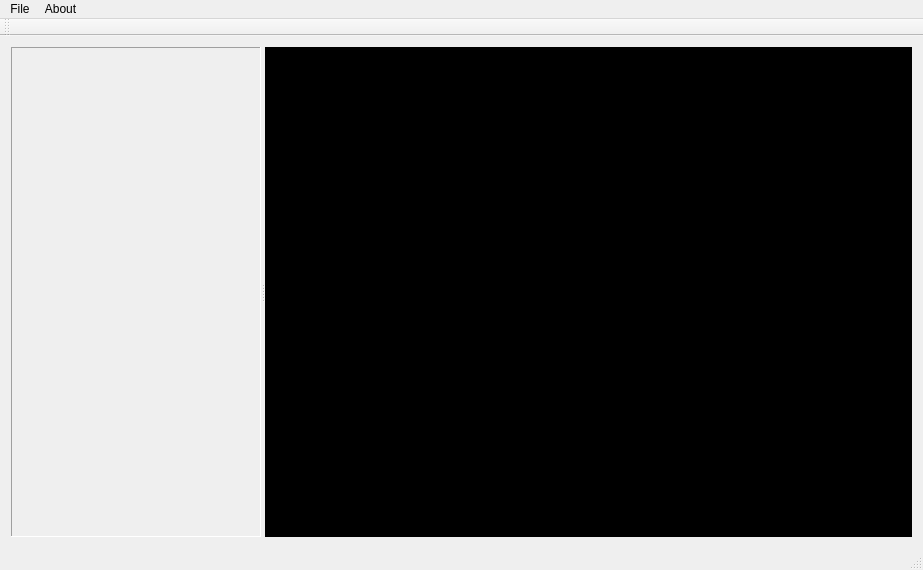
<?xml version="1.0" encoding="UTF-8"?>
<ui version="4.0">
 <class>GoldsrcRendererClass</class>
 <widget class="QMainWindow" name="GoldsrcRendererClass">
  <property name="geometry">
   <rect>
    <x>0</x>
    <y>0</y>
    <width>923</width>
    <height>570</height>
   </rect>
  </property>
  <property name="windowTitle">
   <string>GoldsrcRenderer</string>
  </property>
  <property name="animated">
   <bool>true</bool>
  </property>
  <widget class="QWidget" name="centralWidget">
   <layout class="QHBoxLayout" name="horizontalLayout">
    <item>
     <widget class="QSplitter" name="splitter">
      <property name="orientation">
       <enum>Qt::Horizontal</enum>
      </property>
      <widget class="QFrame" name="verticalFrame">
       <property name="minimumSize">
        <size>
         <width>150</width>
         <height>0</height>
        </size>
       </property>
       <property name="maximumSize">
        <size>
         <width>250</width>
         <height>16777215</height>
        </size>
       </property>
       <property name="frameShape">
        <enum>QFrame::Panel</enum>
       </property>
       <property name="frameShadow">
        <enum>QFrame::Sunken</enum>
       </property>
       <property name="lineWidth">
        <number>1</number>
       </property>
      </widget>
      <widget class="QWidget" name="vulkan" native="true">
       <property name="palette">
        <palette>
         <active>
          <colorrole role="WindowText">
           <brush brushstyle="SolidPattern">
            <color alpha="255">
             <red>255</red>
             <green>255</green>
             <blue>255</blue>
            </color>
           </brush>
          </colorrole>
          <colorrole role="Button">
           <brush brushstyle="SolidPattern">
            <color alpha="255">
             <red>0</red>
             <green>0</green>
             <blue>0</blue>
            </color>
           </brush>
          </colorrole>
          <colorrole role="Light">
           <brush brushstyle="SolidPattern">
            <color alpha="255">
             <red>0</red>
             <green>0</green>
             <blue>0</blue>
            </color>
           </brush>
          </colorrole>
          <colorrole role="Midlight">
           <brush brushstyle="SolidPattern">
            <color alpha="255">
             <red>0</red>
             <green>0</green>
             <blue>0</blue>
            </color>
           </brush>
          </colorrole>
          <colorrole role="Dark">
           <brush brushstyle="SolidPattern">
            <color alpha="255">
             <red>0</red>
             <green>0</green>
             <blue>0</blue>
            </color>
           </brush>
          </colorrole>
          <colorrole role="Mid">
           <brush brushstyle="SolidPattern">
            <color alpha="255">
             <red>0</red>
             <green>0</green>
             <blue>0</blue>
            </color>
           </brush>
          </colorrole>
          <colorrole role="Text">
           <brush brushstyle="SolidPattern">
            <color alpha="255">
             <red>255</red>
             <green>255</green>
             <blue>255</blue>
            </color>
           </brush>
          </colorrole>
          <colorrole role="BrightText">
           <brush brushstyle="SolidPattern">
            <color alpha="255">
             <red>255</red>
             <green>255</green>
             <blue>255</blue>
            </color>
           </brush>
          </colorrole>
          <colorrole role="ButtonText">
           <brush brushstyle="SolidPattern">
            <color alpha="255">
             <red>255</red>
             <green>255</green>
             <blue>255</blue>
            </color>
           </brush>
          </colorrole>
          <colorrole role="Base">
           <brush brushstyle="SolidPattern">
            <color alpha="255">
             <red>0</red>
             <green>0</green>
             <blue>0</blue>
            </color>
           </brush>
          </colorrole>
          <colorrole role="Window">
           <brush brushstyle="SolidPattern">
            <color alpha="255">
             <red>0</red>
             <green>0</green>
             <blue>0</blue>
            </color>
           </brush>
          </colorrole>
          <colorrole role="Shadow">
           <brush brushstyle="SolidPattern">
            <color alpha="255">
             <red>0</red>
             <green>0</green>
             <blue>0</blue>
            </color>
           </brush>
          </colorrole>
          <colorrole role="AlternateBase">
           <brush brushstyle="SolidPattern">
            <color alpha="255">
             <red>0</red>
             <green>0</green>
             <blue>0</blue>
            </color>
           </brush>
          </colorrole>
          <colorrole role="ToolTipBase">
           <brush brushstyle="SolidPattern">
            <color alpha="255">
             <red>255</red>
             <green>255</green>
             <blue>220</blue>
            </color>
           </brush>
          </colorrole>
          <colorrole role="ToolTipText">
           <brush brushstyle="SolidPattern">
            <color alpha="255">
             <red>0</red>
             <green>0</green>
             <blue>0</blue>
            </color>
           </brush>
          </colorrole>
          <colorrole role="PlaceholderText">
           <brush brushstyle="SolidPattern">
            <color alpha="128">
             <red>255</red>
             <green>255</green>
             <blue>255</blue>
            </color>
           </brush>
          </colorrole>
         </active>
         <inactive>
          <colorrole role="WindowText">
           <brush brushstyle="SolidPattern">
            <color alpha="255">
             <red>255</red>
             <green>255</green>
             <blue>255</blue>
            </color>
           </brush>
          </colorrole>
          <colorrole role="Button">
           <brush brushstyle="SolidPattern">
            <color alpha="255">
             <red>0</red>
             <green>0</green>
             <blue>0</blue>
            </color>
           </brush>
          </colorrole>
          <colorrole role="Light">
           <brush brushstyle="SolidPattern">
            <color alpha="255">
             <red>0</red>
             <green>0</green>
             <blue>0</blue>
            </color>
           </brush>
          </colorrole>
          <colorrole role="Midlight">
           <brush brushstyle="SolidPattern">
            <color alpha="255">
             <red>0</red>
             <green>0</green>
             <blue>0</blue>
            </color>
           </brush>
          </colorrole>
          <colorrole role="Dark">
           <brush brushstyle="SolidPattern">
            <color alpha="255">
             <red>0</red>
             <green>0</green>
             <blue>0</blue>
            </color>
           </brush>
          </colorrole>
          <colorrole role="Mid">
           <brush brushstyle="SolidPattern">
            <color alpha="255">
             <red>0</red>
             <green>0</green>
             <blue>0</blue>
            </color>
           </brush>
          </colorrole>
          <colorrole role="Text">
           <brush brushstyle="SolidPattern">
            <color alpha="255">
             <red>255</red>
             <green>255</green>
             <blue>255</blue>
            </color>
           </brush>
          </colorrole>
          <colorrole role="BrightText">
           <brush brushstyle="SolidPattern">
            <color alpha="255">
             <red>255</red>
             <green>255</green>
             <blue>255</blue>
            </color>
           </brush>
          </colorrole>
          <colorrole role="ButtonText">
           <brush brushstyle="SolidPattern">
            <color alpha="255">
             <red>255</red>
             <green>255</green>
             <blue>255</blue>
            </color>
           </brush>
          </colorrole>
          <colorrole role="Base">
           <brush brushstyle="SolidPattern">
            <color alpha="255">
             <red>0</red>
             <green>0</green>
             <blue>0</blue>
            </color>
           </brush>
          </colorrole>
          <colorrole role="Window">
           <brush brushstyle="SolidPattern">
            <color alpha="255">
             <red>0</red>
             <green>0</green>
             <blue>0</blue>
            </color>
           </brush>
          </colorrole>
          <colorrole role="Shadow">
           <brush brushstyle="SolidPattern">
            <color alpha="255">
             <red>0</red>
             <green>0</green>
             <blue>0</blue>
            </color>
           </brush>
          </colorrole>
          <colorrole role="AlternateBase">
           <brush brushstyle="SolidPattern">
            <color alpha="255">
             <red>0</red>
             <green>0</green>
             <blue>0</blue>
            </color>
           </brush>
          </colorrole>
          <colorrole role="ToolTipBase">
           <brush brushstyle="SolidPattern">
            <color alpha="255">
             <red>255</red>
             <green>255</green>
             <blue>220</blue>
            </color>
           </brush>
          </colorrole>
          <colorrole role="ToolTipText">
           <brush brushstyle="SolidPattern">
            <color alpha="255">
             <red>0</red>
             <green>0</green>
             <blue>0</blue>
            </color>
           </brush>
          </colorrole>
          <colorrole role="PlaceholderText">
           <brush brushstyle="SolidPattern">
            <color alpha="128">
             <red>255</red>
             <green>255</green>
             <blue>255</blue>
            </color>
           </brush>
          </colorrole>
         </inactive>
         <disabled>
          <colorrole role="WindowText">
           <brush brushstyle="SolidPattern">
            <color alpha="255">
             <red>0</red>
             <green>0</green>
             <blue>0</blue>
            </color>
           </brush>
          </colorrole>
          <colorrole role="Button">
           <brush brushstyle="SolidPattern">
            <color alpha="255">
             <red>0</red>
             <green>0</green>
             <blue>0</blue>
            </color>
           </brush>
          </colorrole>
          <colorrole role="Light">
           <brush brushstyle="SolidPattern">
            <color alpha="255">
             <red>0</red>
             <green>0</green>
             <blue>0</blue>
            </color>
           </brush>
          </colorrole>
          <colorrole role="Midlight">
           <brush brushstyle="SolidPattern">
            <color alpha="255">
             <red>0</red>
             <green>0</green>
             <blue>0</blue>
            </color>
           </brush>
          </colorrole>
          <colorrole role="Dark">
           <brush brushstyle="SolidPattern">
            <color alpha="255">
             <red>0</red>
             <green>0</green>
             <blue>0</blue>
            </color>
           </brush>
          </colorrole>
          <colorrole role="Mid">
           <brush brushstyle="SolidPattern">
            <color alpha="255">
             <red>0</red>
             <green>0</green>
             <blue>0</blue>
            </color>
           </brush>
          </colorrole>
          <colorrole role="Text">
           <brush brushstyle="SolidPattern">
            <color alpha="255">
             <red>0</red>
             <green>0</green>
             <blue>0</blue>
            </color>
           </brush>
          </colorrole>
          <colorrole role="BrightText">
           <brush brushstyle="SolidPattern">
            <color alpha="255">
             <red>255</red>
             <green>255</green>
             <blue>255</blue>
            </color>
           </brush>
          </colorrole>
          <colorrole role="ButtonText">
           <brush brushstyle="SolidPattern">
            <color alpha="255">
             <red>0</red>
             <green>0</green>
             <blue>0</blue>
            </color>
           </brush>
          </colorrole>
          <colorrole role="Base">
           <brush brushstyle="SolidPattern">
            <color alpha="255">
             <red>0</red>
             <green>0</green>
             <blue>0</blue>
            </color>
           </brush>
          </colorrole>
          <colorrole role="Window">
           <brush brushstyle="SolidPattern">
            <color alpha="255">
             <red>0</red>
             <green>0</green>
             <blue>0</blue>
            </color>
           </brush>
          </colorrole>
          <colorrole role="Shadow">
           <brush brushstyle="SolidPattern">
            <color alpha="255">
             <red>0</red>
             <green>0</green>
             <blue>0</blue>
            </color>
           </brush>
          </colorrole>
          <colorrole role="AlternateBase">
           <brush brushstyle="SolidPattern">
            <color alpha="255">
             <red>0</red>
             <green>0</green>
             <blue>0</blue>
            </color>
           </brush>
          </colorrole>
          <colorrole role="ToolTipBase">
           <brush brushstyle="SolidPattern">
            <color alpha="255">
             <red>255</red>
             <green>255</green>
             <blue>220</blue>
            </color>
           </brush>
          </colorrole>
          <colorrole role="ToolTipText">
           <brush brushstyle="SolidPattern">
            <color alpha="255">
             <red>0</red>
             <green>0</green>
             <blue>0</blue>
            </color>
           </brush>
          </colorrole>
          <colorrole role="PlaceholderText">
           <brush brushstyle="SolidPattern">
            <color alpha="128">
             <red>255</red>
             <green>255</green>
             <blue>255</blue>
            </color>
           </brush>
          </colorrole>
         </disabled>
        </palette>
       </property>
       <property name="autoFillBackground">
        <bool>true</bool>
       </property>
      </widget>
     </widget>
    </item>
   </layout>
  </widget>
  <widget class="QMenuBar" name="menuBar">
   <property name="geometry">
    <rect>
     <x>0</x>
     <y>0</y>
     <width>923</width>
     <height>26</height>
    </rect>
   </property>
   <widget class="QMenu" name="menu">
    <property name="title">
     <string>File</string>
    </property>
    <addaction name="actiond"/>
    <addaction name="actionRecent"/>
    <addaction name="actionClose"/>
   </widget>
   <widget class="QMenu" name="menuAbout">
    <property name="title">
     <string>About</string>
    </property>
    <addaction name="action"/>
   </widget>
   <addaction name="menu"/>
   <addaction name="menuAbout"/>
  </widget>
  <widget class="QToolBar" name="mainToolBar">
   <attribute name="toolBarArea">
    <enum>TopToolBarArea</enum>
   </attribute>
   <attribute name="toolBarBreak">
    <bool>false</bool>
   </attribute>
  </widget>
  <widget class="QStatusBar" name="statusBar"/>
  <action name="actiond">
   <property name="text">
    <string>Open</string>
   </property>
  </action>
  <action name="actionClose">
   <property name="text">
    <string>Close</string>
   </property>
  </action>
  <action name="actionRecent">
   <property name="text">
    <string>Recent</string>
   </property>
  </action>
  <action name="action">
   <property name="text">
    <string>:)</string>
   </property>
  </action>
 </widget>
 <layoutdefault spacing="6" margin="11"/>
 <resources>
  <include location="GoldsrcRenderer.qrc"/>
 </resources>
 <connections/>
</ui>
